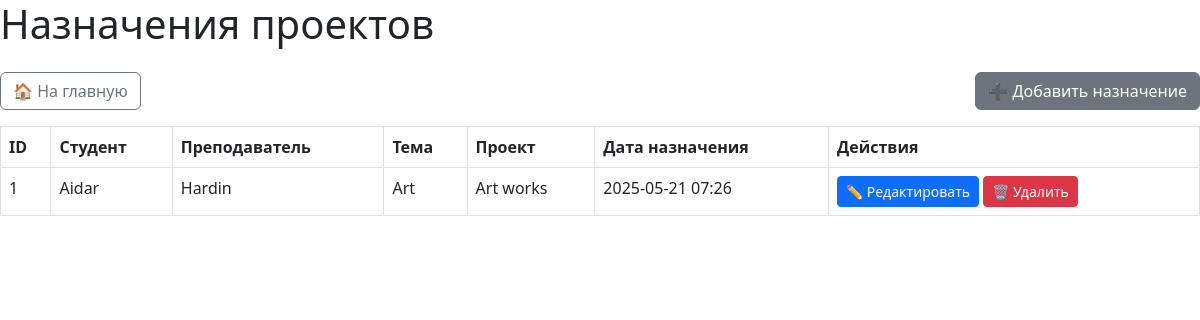
/assignments/, run on the app's committed database.
### core/models.py (models this page shows, shortened)
class ProjectAssignment(models.Model):
    student = models.ForeignKey(Student, on_delete=models.CASCADE)
    teacher = models.ForeignKey(Teacher, on_delete=models.CASCADE)
    topic = models.ForeignKey(Topic, on_delete=models.CASCADE)
    project = models.ForeignKey(Project, on_delete=models.CASCADE)
    assigned_date = models.DateTimeField()

class Student(models.Model):
    full_name = models.CharField(max_length=255)
    group = models.CharField(max_length=100)
    faculty = models.CharField(max_length=100)
    contacts = models.CharField(max_length=255)

class Teacher(models.Model):
    full_name = models.CharField(max_length=255)
    contacts = models.CharField(max_length=255)
    department = models.CharField(max_length=100)

class Topic(models.Model):
    title = models.CharField(max_length=255)
    description = models.TextField()
    is_active = models.BooleanField(default=True)

class Project(models.Model):
    title = models.CharField(max_length=255)
    description = models.TextField()
    type = models.CharField(max_length=100)
    status = models.CharField(max_length=100)
    deadline = models.DateTimeField()
    submission_date = models.DateTimeField()

### core/views.py (the view)
# urls.py: path('assignments/', views.assignment_list, name='assignment_list'),
def assignment_list(request):
    assignments = ProjectAssignment.objects.all()
    return render(request, 'core/assignment_list.html', {'assignments': assignments})

### core/templates/core/assignment_list.html (shortened to what this page needs)
{% extends 'base.html' %}
{% block content %}
    <div class="d-flex justify-content-between mb-3">
        <a href="{% url 'home' %}" class="btn btn-outline-secondary">🏠 На главную</a>
        <a href="{% url 'assignment_create' %}" class="btn btn-secondary">➕ Добавить назначение</a>
    </div>
    <table class="table table-bordered">
        <thead>
        <tr>
            <th>ID</th>
            <th>Студент</th>
            <th>Преподаватель</th>
            <th>Тема</th>
            <th>Проект</th>
            <th>Дата назначения</th>
            <th>Действия</th>
        </tr>
        </thead>
        <tbody>
        {% for assignment in assignments %}
            <tr>
                <td>{{ assignment.id }}</td>
                <td>{{ assignment.student.full_name }}</td>
                <td>{{ assignment.teacher.full_name }}</td>
                <td>{{ assignment.topic.title }}</td>
                <td>{{ assignment.project.title }}</td>
                <td>{{ assignment.assigned_date|date:"Y-m-d H:i" }}</td>
                <td>
                    <a href="{% url 'assignment_update' assignment.id %}" class="btn btn-sm btn-primary">✏️
                        Редактировать</a>
                    <a href="{% url 'assignment_delete' assignment.id %}" class="btn btn-sm btn-danger">🗑️ Удалить</a>
                </td>
            </tr>
        {% empty %}
            <tr>
                <td colspan="7">Назначения не найдены.</td>
            </tr>
        {% endfor %}
        </tbody>
    </table>
{% endblock %}

### data on the page
ProjectAssignment: id "1", student.full_name "Aidar", teacher.full_name "Hardin", topic "Art", project "Art works", assigned_date "2025-05-21 07:26"
